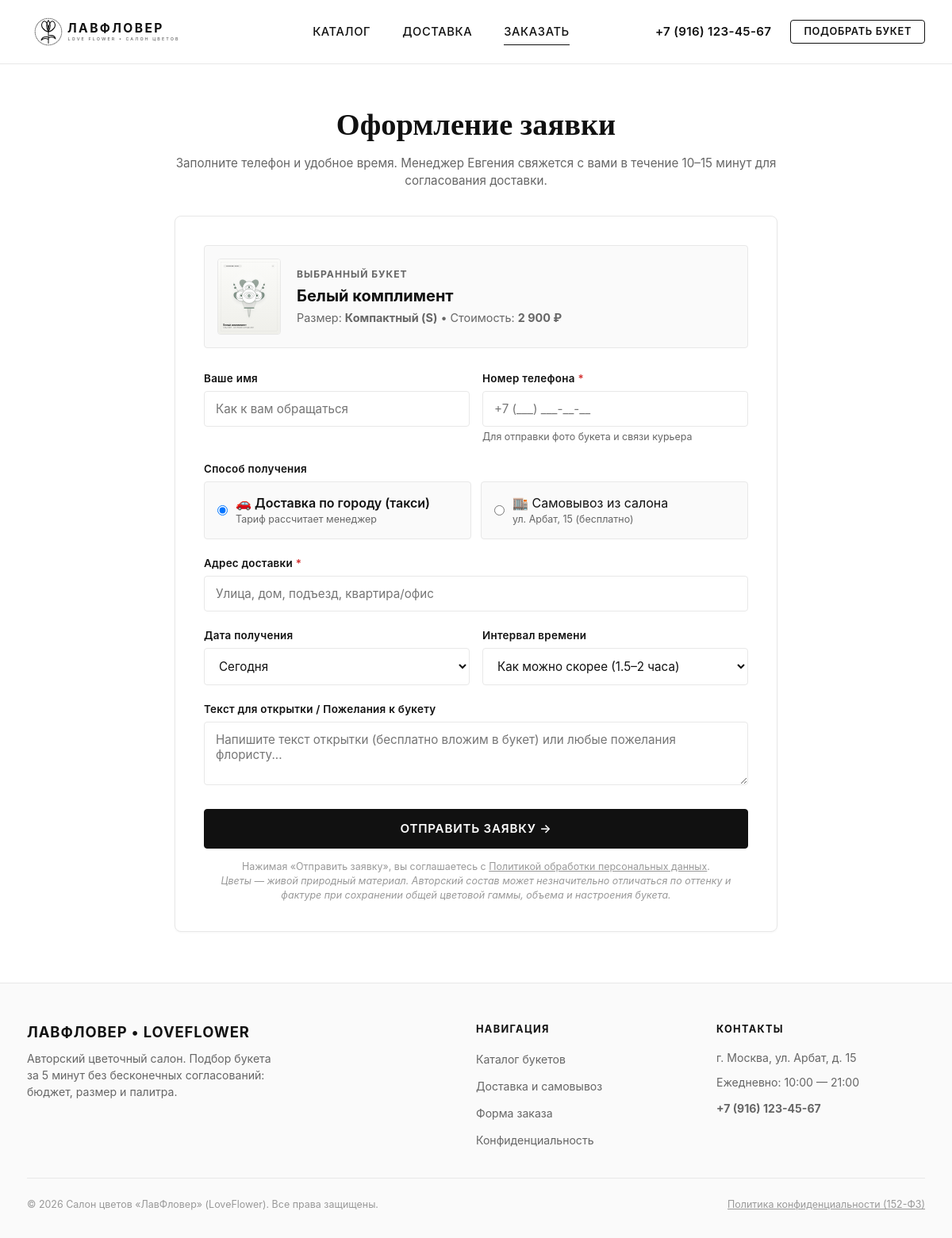
/order?bouquet=belyj-kompliment, run on the app's committed database.
### tables this page shows
CREATE TABLE bouquet_photos (
    id INTEGER PRIMARY KEY AUTOINCREMENT,
    bouquet_id INTEGER NOT NULL REFERENCES bouquets(id) ON DELETE CASCADE,
    image_path TEXT NOT NULL,                         -- Относительный путь: /static/images/bouquets/b1.svg
    alt_text TEXT,
    is_cover BOOLEAN NOT NULL DEFAULT 0,              -- 1 = главное фото для каталога
    sort_order INTEGER NOT NULL DEFAULT 0
);

CREATE TABLE bouquets (
    id INTEGER PRIMARY KEY AUTOINCREMENT,
    slug TEXT NOT NULL UNIQUE,
    title TEXT NOT NULL,
    description TEXT,
    price INTEGER NOT NULL CHECK (price >= 0),         -- Базовая цена в рублях
    is_price_from BOOLEAN NOT NULL DEFAULT 0,         -- 1 = "цена от", 0 = фиксированная цена
    size_code TEXT NOT NULL CHECK (size_code IN ('compact', 'standard', 'large')),
    dimensions TEXT,                                  -- Пример: "35x45 см"
    lead_time_hours INTEGER NOT NULL DEFAULT 2,       -- Срок подготовки/сборки в часах
    is_ready_today BOOLEAN NOT NULL DEFAULT 1,        -- 1 = доступен сегодня, 0 = предзаказ
    is_active BOOLEAN NOT NULL DEFAULT 1,             -- Видимость на сайте
    sort_order INTEGER NOT NULL DEFAULT 0,
    created_at TIMESTAMP NOT NULL DEFAULT CURRENT_TIMESTAMP,
    updated_at TIMESTAMP NOT NULL DEFAULT CURRENT_TIMESTAMP
);

### app/routes/pages.py (the view)
@router.get("/order", response_class=HTMLResponse, summary="Форма заявки")
async def route_order_page(
    request: Request,
    bouquet: Optional[str] = Query(None),
    budget: Optional[str] = Query(None),
    size: Optional[str] = Query(None),
    palette: Optional[str] = Query(None),
):
    selected_bouquet = None
    if bouquet:
        selected_bouquet = get_bouquet_by_slug(bouquet)
    all_tags = get_all_tags()
    return templates.TemplateResponse(
        "order.html",
        {
            "request": request,
            "selected_bouquet": selected_bouquet,
            "initial_budget": budget or (selected_bouquet["price"] if selected_bouquet else None),
            "initial_size": size or (selected_bouquet["size_code"] if selected_bouquet else "standard"),
            "initial_palette": palette or (selected_bouquet["tags"][0]["slug"] if selected_bouquet and selected_bouquet.get("tags") else None),
            "all_tags": all_tags,
            "size_map": SIZE_MAP,
            "budget_map": BUDGET_MAP,
            "palette_map": PALETTE_MAP,
        }
    )

### templates/order.html (shortened to what this page needs)
{% extends "base.html" %}
{% block content %}
<div class="container order-page-wrap">
  <div class="order-container-narrow">
    <div style="text-align: center; margin-bottom: 32px;">
      <h1 style="font-family: var(--font-serif); font-size: 2.4rem; margin-bottom: 8px;">Оформление заявки</h1>
      <p style="color: var(--color-text-secondary); font-size: 0.95rem;">
        Заполните телефон и удобное время. Менеджер Евгения свяжется с вами в течение 10–15 минут для согласования доставки.
      </p>
    </div>
    <div class="order-form-box">
      {% if selected_bouquet %}
      <div class="selected-item-preview">
        <img src="{{ selected_bouquet.cover_image }}" alt="{{ selected_bouquet.title }}" class="selected-item-thumb">
        <div>
          <div style="font-size: 0.76rem; font-weight: 700; letter-spacing: 0.08em; text-transform: uppercase; color: var(--color-text-secondary);">
            Выбранный букет
          </div>
          <div style="font-size: 1.25rem; font-weight: 700; margin: 2px 0;">
            {{ selected_bouquet.title }}
          </div>
          <div style="font-size: 0.9rem; color: var(--color-text-secondary);">
            Размер: <b>{{ size_map.get(selected_bouquet.size_code, selected_bouquet.size_code) }}</b> •
            Стоимость: <b>{{ selected_bouquet.price | format_price }} ₽</b>
          </div>
        </div>
      </div>
      {% endif %}
      <form action="/order" method="POST" id="order-form">
        <div style="display: grid; grid-template-columns: 1fr 1fr; gap: 16px;">
          <div class="form-group">
            <label for="customer_name" class="form-label">Ваше имя</label>
            <input type="text" id="customer_name" name="customer_name" class="form-input" placeholder="Как к вам обращаться" autocomplete="name">
          </div>
          <div class="form-group">
            <label for="customer_phone" class="form-label form-label-required">Номер телефона</label>
            <input type="tel" id="customer_phone" name="customer_phone" class="form-input" placeholder="+7 (___) ___-__-__" required autocomplete="tel">
            <div class="form-hint">Для отправки фото букета и связи курьера</div>
          </div>
        </div>
        <div class="form-group">
          <label class="form-label">Способ получения</label>
          <div class="delivery-radio-group">
            <label class="radio-card">
              <input type="radio" name="delivery_type" value="delivery" checked>
              <div class="radio-card-content">
                <div>🚗 Доставка по городу (такси)</div>
                <div style="font-size: 0.78rem; color: var(--color-text-secondary); font-weight: normal;">Тариф рассчитает менеджер</div>
              </div>
            </label>
            <label class="radio-card">
              <input type="radio" name="delivery_type" value="pickup">
              <div class="radio-card-content">
                <div>🏬 Самовывоз из салона</div>
                <div style="font-size: 0.78rem; color: var(--color-text-secondary); font-weight: normal;">ул. Арбат, 15 (бесплатно)</div>
              </div>
            </label>
          </div>
        </div>
        <div class="form-group" id="address-form-group">
          <label for="delivery_address" class="form-label form-label-required">Адрес доставки</label>
          <input type="text" id="delivery_address" name="delivery_address" class="form-input" placeholder="Улица, дом, подъезд, квартира/офис" required>
        </div>
        <div style="display: grid; grid-template-columns: 1fr 1fr; gap: 16px;">
          <div class="form-group">
            <label for="delivery_date" class="form-label">Дата получения</label>
            <select id="delivery_date" name="delivery_date" class="form-select">
              <option value="Сегодня">Сегодня</option>
            </select>
          </div>
          <div class="form-group">
            <label for="delivery_time_slot" class="form-label">Интервал времени</label>
            <select id="delivery_time_slot" name="delivery_time_slot" class="form-select">
              <option value="Как можно скорее (2 часа)">Как можно скорее (1.5–2 часа)</option>
            </select>
          </div>
        </div>
        <div class="form-group">
          <label for="comment" class="form-label">Текст для открытки / Пожелания к букету</label>
          <textarea id="comment" name="comment" class="form-textarea" placeholder="Напишите текст открытки (бесплатно вложим в букет) или любые пожелания флористу..."></textarea>
        </div>
        <div style="margin-top: 24px;">
          <button type="submit" class="btn btn-primary btn-block btn-lg">
            Отправить заявку &rarr;
          </button>
        </div>
        <div class="order-disclaimer">
          Нажимая «Отправить заявку», вы соглашаетесь с <a href="/privacy" target="_blank" style="text-decoration: underline;">Политикой обработки персональных данных</a>.
          <br>
          <i>Цветы — живой природный материал. Авторский состав может незначительно отличаться по оттенку и фактуре при сохранении общей цветовой гаммы, объема и настроения букета.</i>
        </div>
      </form>
    </div>
  </div>
</div>
{% endblock %}

### static/css/style.css (style rules this page uses)
:root { --color-bg: #FFFFFF; --color-surface: #FAFAFA; --color-surface-hover: #F2F2F2; --color-text: #111111; --color-text-secondary: #666666; --color-text-muted: #999999; --color-border: #E8E8E8; --color-border-dark: #111111; --color-accent-green: #2E7D32; --color-white: #FFFFFF; --font-sans: -apple-system, BlinkMacSystemFont, "SF Pro Text", "Segoe UI", Roboto, "Helvetica Neue", Arial, sans-serif; --font-serif: "Playfair Display", Georgia, "Times New Roman", serif; --spacing-xs: 4px; --spacing-sm: 8px; --spacing-md: 16px; --spacing-lg: 24px; --spacing-xl: 40px; --spacing-2xl: 64px; --radius-sm: 4px; --radius-md: 8px; --radius-lg: 12px; --radius-full: 9999px; --shadow-sm: 0 1px 3px rgba(0,0,0,0.04); --shadow-md: 0 4px 12px rgba(0,0,0,0.06); --shadow-lg: 0 12px 28px rgba(0,0,0,0.08); --transition-fast: 0.15s ease; --transition-normal: 0.25s ease; }
*, *::before, *::after { box-sizing: border-box; margin: 0; padding: 0; }
html { font-size: 16px; scroll-behavior: smooth; -webkit-font-smoothing: antialiased; }
body { font-family: var(--font-sans); background-color: var(--color-bg); color: var(--color-text); line-height: 1.5; display: flex; flex-direction: column; min-height: 100vh; }
img, svg { display: block; max-width: 100%; }
a { color: inherit; text-decoration: none; transition: opacity var(--transition-fast); }
.container { width: 100%; max-width: 1180px; margin-left: auto; margin-right: auto; padding-left: var(--spacing-lg); padding-right: var(--spacing-lg); }
.btn { display: inline-flex; align-items: center; justify-content: center; gap: 8px; font-family: var(--font-sans); font-size: 0.88rem; font-weight: 600; letter-spacing: 0.05em; text-transform: uppercase; padding: 12px 24px; border-radius: var(--radius-sm); border: 1px solid transparent; cursor: pointer; transition: all var(--transition-fast); text-align: center; line-height: 1; }
.btn-primary { background-color: var(--color-text); color: var(--color-white); border-color: var(--color-text); }
.btn-lg { padding: 16px 36px; font-size: 0.95rem; }
.btn-block { width: 100%; }
.order-page-wrap { padding: 48px 0 64px; }
.order-container-narrow { max-width: 760px; margin: 0 auto; }
.order-form-box { background: var(--color-white); border: 1px solid var(--color-border); border-radius: var(--radius-md); padding: 36px; box-shadow: var(--shadow-sm); }
.selected-item-preview { display: flex; gap: 20px; align-items: center; background: var(--color-surface); border: 1px solid var(--color-border); border-radius: var(--radius-sm); padding: 16px; margin-bottom: 28px; }
.selected-item-thumb { width: 80px; height: 96px; border-radius: var(--radius-sm); object-fit: cover; border: 1px solid var(--color-border); }
.form-group { margin-bottom: 20px; }
.form-label { display: block; font-size: 0.84rem; font-weight: 600; letter-spacing: 0.02em; margin-bottom: 6px; color: var(--color-text); }
.form-label-required::after { content: " *"; color: #D32F2F; }
.form-input, .form-select, .form-textarea { width: 100%; padding: 12px 14px; font-family: var(--font-sans); font-size: 0.95rem; border: 1px solid var(--color-border); border-radius: var(--radius-sm); background: var(--color-white); color: var(--color-text); transition: border-color var(--transition-fast); }
.form-textarea { resize: vertical; min-height: 80px; }
.form-hint { font-size: 0.78rem; color: var(--color-text-secondary); margin-top: 4px; }
.delivery-radio-group { display: grid; grid-template-columns: 1fr 1fr; gap: 12px; }
.radio-card { border: 1px solid var(--color-border); border-radius: var(--radius-sm); padding: 14px 16px; display: flex; align-items: center; gap: 10px; cursor: pointer; background: var(--color-surface); transition: all var(--transition-fast); }
.radio-card input[type="radio"]:checked + .radio-card-content { font-weight: 600; }
.order-disclaimer { font-size: 0.78rem; color: var(--color-text-muted); line-height: 1.45; margin-top: 14px; text-align: center; }

### data on the page
bouquet_photos: cover_image (picture)
bouquets: title "Белый комплимент", get "Компактный (S)", price "2 900"
